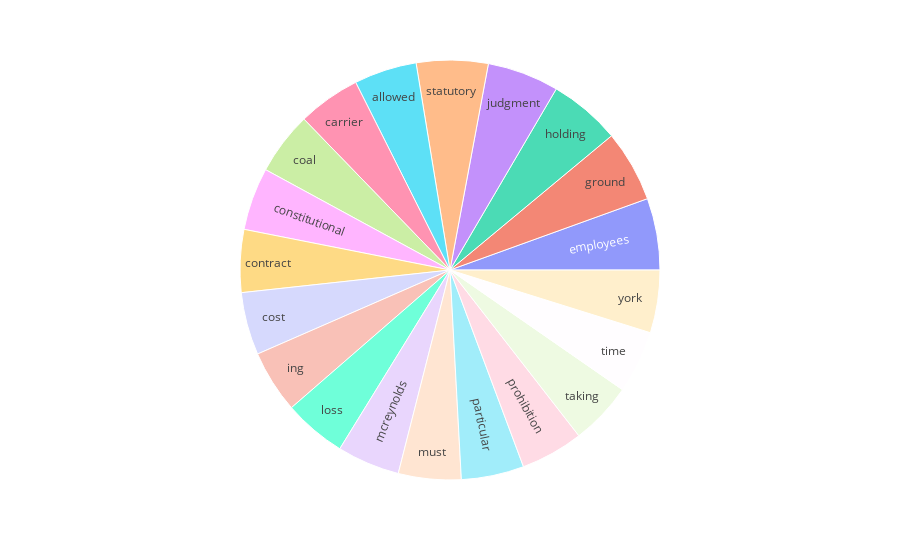

Here is the notebook cell this chart was saved with:
### Code cell
fig = px.sunburst(df, path=['word'], values='count')
fig.show()

### Figure 1 — Plotly figure (JSON) as saved in the notebook; plotly's stock layout.template omitted (floating-point values rounded to 4 significant figures)
{"data": [{"branchvalues": "total", "domain": {"x": [0, 1], "y": [0, 1]}, "hovertemplate": "labels=%{label}<br>count=%{value}<br>parent=%{parent}<br>id=%{id}<extra></extra>", "ids": ["allowed", "carrier", "coal", "constitutional", "contract", "cost", "employees", "ground", "holding", "ing", "judgment", "loss", "mcreynolds", "must", "particular", "prohibition", "statutory", "taking", "time", "york"], "labels": ["allowed", "carrier", "coal", "constitutional", "contract", "cost", "employees", "ground", "holding", "ing", "judgment", "loss", "mcreynolds", "must", "particular", "prohibition", "statutory", "taking", "time", "york"], "name": "", "parents": ["", "", "", "", "", "", "", "", "", "", "", "", "", "", "", "", "", "", "", ""], "type": "sunburst", "values": [7, 7, 7, 7, 7, 7, 8, 8, 8, 7, 8, 7, 7, 7, 7, 7, 8, 7, 7, 7]}], "layout": {"legend": {"tracegroupgap": 0}, "margin": {"t": 60}}}
